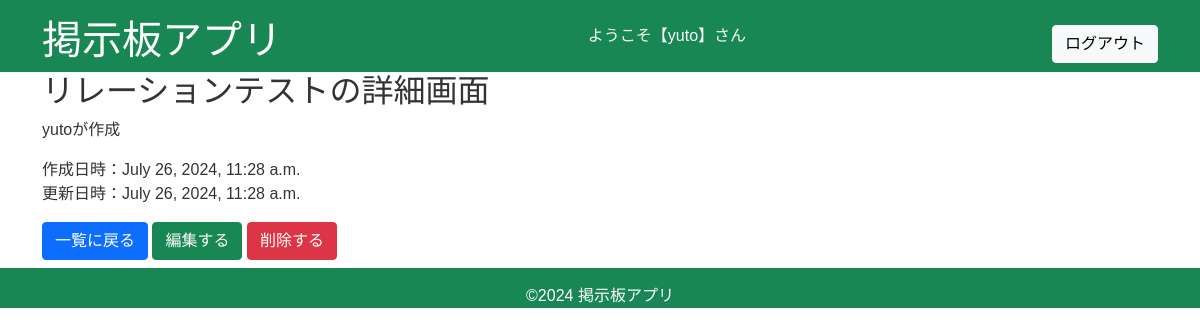
Screenshot of /6 (signed in) with the database file from the repository.
### app/models.py (models this page shows, shortened)
class Board(models.Model):
    title = models.CharField(max_length=200)
    content = models.TextField()
    user = models.ForeignKey(User, on_delete=models.CASCADE, related_name='boards', null=True)
    created_at = models.DateTimeField(auto_now_add=True)
    updated_at = models.DateTimeField(auto_now=True)

### app/views.py (the view)
# urls.py: path('<int:pk>', login_required(views.show), name='show'),
@login_required
def show(request, pk):
    board = Board.objects.get(pk=pk)
    return render(request, 'show.html', {'board': board})

### templates/show.html (shortened to what this page needs)
{% extends 'bace.html' %}
{% block content %}
    <section>
        <h2>{{ board.title }}の詳細画面</h2>
        <p>{{ board.content }}</p>
        <p>
            作成日時：{{ board.created_at }}</br>
            更新日時：{{ board.updated_at }}
        </p>
        <a href="{% url 'index' %}" class="btn btn-primary">一覧に戻る</a>
        {% if board.user == request.user %}
            <a href="{% url 'edit' pk=board.id %}" class="btn btn-success">編集する</a>
            <form action="{% url 'delete' pk=board.id %}" method="post" class="d-inline">
                <button type="submit" class="btn btn-danger">削除する</button>
            </form>
        {% endif %}
    </section>
{% endblock %}

### templates/bace.html (shortened to what this page needs)
{% load static %}
<!DOCTYPE html>
<html lang="ja">
<head>
    <link href="https://cdn.jsdelivr.net/npm/bootstrap@5.0.2/dist/css/bootstrap.min.css" rel="stylesheet">
    <link rel="stylesheet" type="text/css" href="{% static 'css/styles.css' %}">
</head>
<body>
    <header class="bg-success">
        <div class="container">
            <div class="pt-3 pd-1 md-2 text-white d-flex justify-content-between align-items-center flex-wrap">
                <h1>掲示板アプリ</h1>
                {% if user.is_authenticated %}
                    <div>
                        <p class="text-light">ようこそ【{{ user.username }}】さん</p>
                    </div>
                    <div>
                        <form action="{% url 'logout' %}" method="post" style="display: inline;">
                            <button type="submit" class="btn btn-light">ログアウト</button>
                        </form>
                    </div>
                {% else %}
                    <div>
                        <a href="{% url 'signup' %}" class="btn btn-light">サインアップ</a>
                        <a href="{% url 'login' %}" class="btn btn-light">ログイン</a>
                    </div>
                {% endif %}
            </div>
        </div>
    </header>
    <main>
        <div class="container">
            <div class="mb-2">
                {% block content %}{% endblock %}
            </div>
        </div>
    </main>
    <footer class="bg-success">
        <div class="container">
            <div class="pt-3 pd-1 text-white">
                <p class="text-center">&copy;2024 掲示板アプリ</p>
            </div>
        </div>
    </footer>
</body>
</html>

### static/css/styles.css (style rules this page uses)
* { padding: 0; margin: 0; box-sizing: border-box; text-decoration: none; color: inherit; list-style-position: inside; }
body { font-size: 16px; color: #333333; font-family: "Hiragino Kaku Gothic ProN", sans-serif ; }

### rows the page displays
Board: title "リレーションテスト", content "yutoが作成", created_at "July 26, 2024, 11:28 a.m.", updated_at "July 26, 2024, 11:28 a.m."

### other values shown
{{ user.username }} "yuto"
